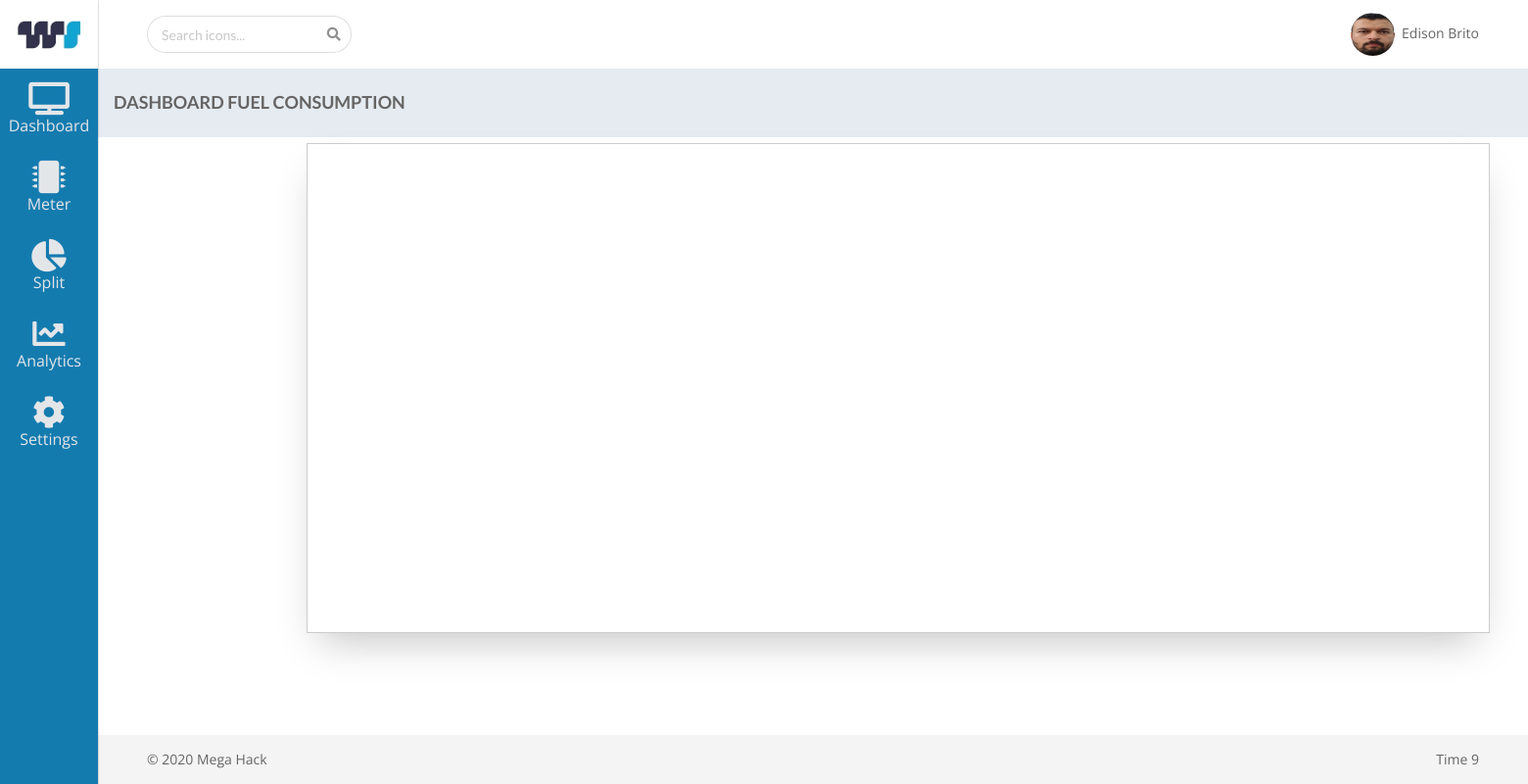
Before: / with the older database file.
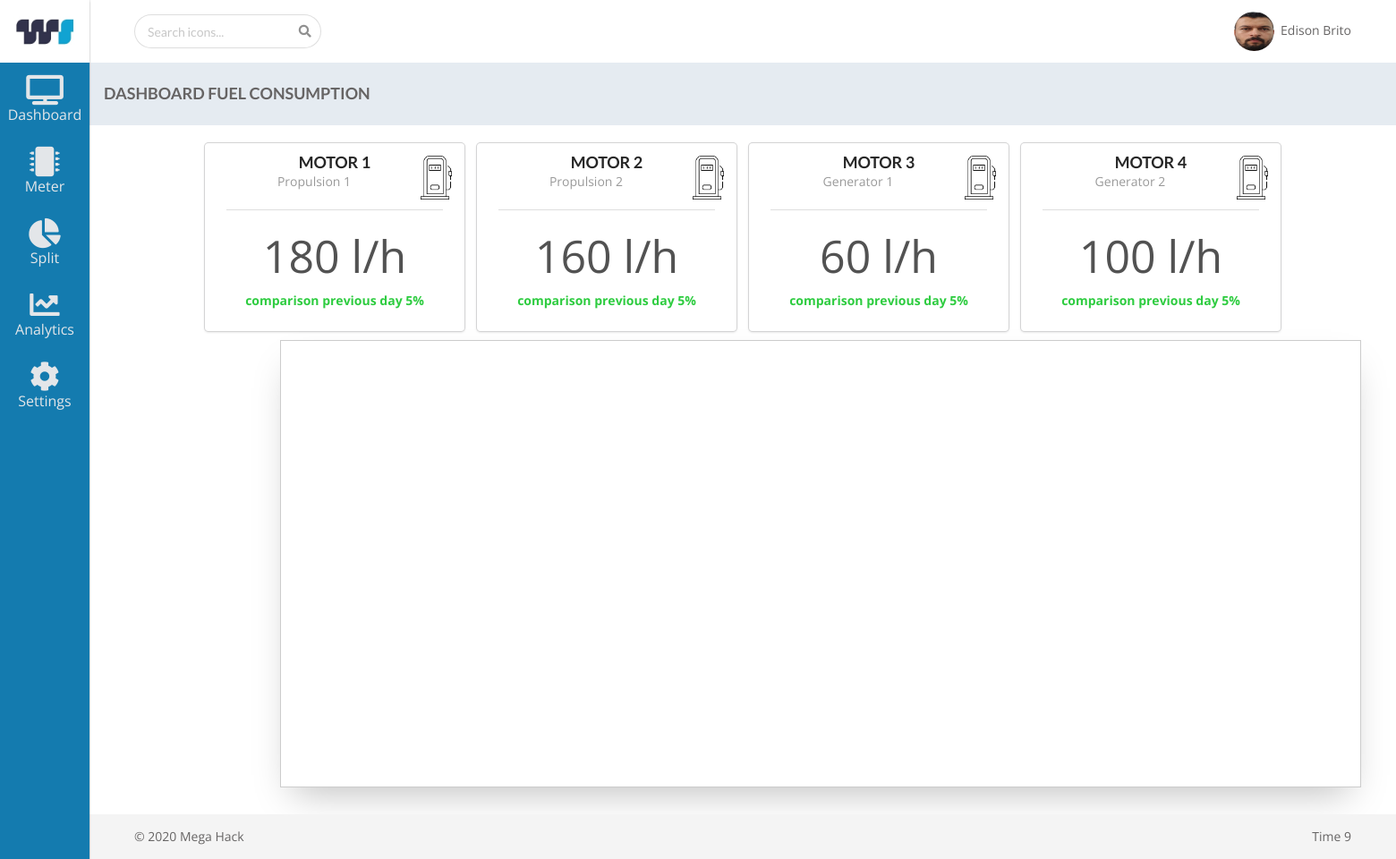
After: the same page with the newer database file.
### device/models.py (models this page shows)
class MotorData(models.Model):
    id = models.AutoField(primary_key=True)
    operation = models.CharField('Operation', max_length=50, blank=True)
    motor = models.CharField('Motor', max_length=50, blank=True)
    day = models.CharField('Consumption_day', max_length=50, blank=False)
    yesterday = models.CharField(max_length=40, blank=False)
    def __str__(self):
        return self.motor

### dashboard/views.py (the view)
# urls.py: path('',  MotorDataListView.as_view(), name='dashboard_custom'),
class MotorDataListView(ListView):
    model = MotorData
    template_name = 'dashboard/dashboard_custom.html'
    context_object_name = 'motordata'
    def get_queryset(self):
        context = {}
        motordata= MotorData.objects.all()
        context['motordata']= motordata
        print(context)
        return context

### dashboard/templates/dashboard/dashboard_custom.html (shortened to what this page needs)
{% extends 'base1.html' %}
{% load static %}
{% block header-control %}
  <div class="header-control-title"><h3>DASHBOARD FUEL CONSUMPTION</h3> </div>
  </div>
{% endblock %}
{% block main %}
<div class="main">
  <div class="ui cards">
    {% for motordata in object_list.motordata %}
    <div class="card">
      <div class="content">
        <img class="right floated mini ui image" src="{% static 'assets/images/medidor.png' %}">
        <div class="header" style="text-align: center;">
          {{ motordata.motor|upper }}
        </div>
        <div class="meta" style="text-align: center;">
          {{ motordata.operation }}
        </div>
        <div class="description">
          <div class="ui divider" style="padding-top: 10px;"></div>
          <div id="left"> {{ motordata.day }}   l/h</div>
        </div>
          <div id="right">comparison previous day 5%</div>
      </div>
    </div>
    {% endfor %}
  </div>
    <div id="container"></div>
  </div>
{% endblock %}

Changed rows visible on the page:
added MotorData: motor "MOTOR 1", operation "Propulsion 1", day "180"
added MotorData: motor "MOTOR 2", operation "Propulsion 2", day "160"
added MotorData: motor "MOTOR 3", operation "Generator 1", day "60"
added MotorData: motor "MOTOR 4", operation "Generator 2", day "100"
